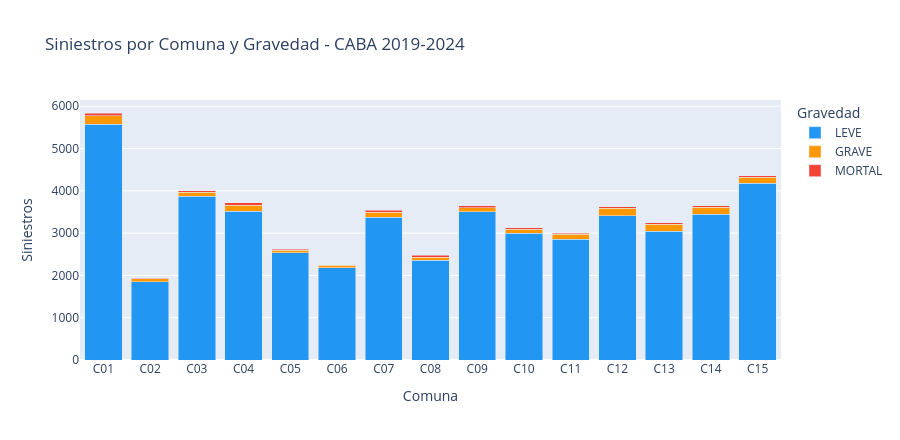

Notebook code for this chart:
### Markdown cell above
##### 2.A - Siniestros por comuna según gravedad

### Code cell
comuna_grav = (df_hechos[df_hechos['n_comuna'].notna()]
    .assign(n_comuna=lambda d: d['n_comuna'].astype(int))
    .groupby(['n_comuna', 'gravedad_siniestro'])
    .size()
    .reset_index(name='cantidad')
    .sort_values('n_comuna')
)
comuna_grav['comuna_label'] = 'C' + comuna_grav['n_comuna'].astype(str).str.zfill(2)

fig = px.bar(
    comuna_grav, x='comuna_label', y='cantidad', color='gravedad_siniestro',
    barmode='stack',
    color_discrete_map={'LEVE': '#2196F3', 'GRAVE': '#FF9800', 'MORTAL': '#F44336', 'SD': '#9E9E9E'},
    category_orders={'gravedad_siniestro': ['LEVE', 'GRAVE', 'MORTAL', 'SD']},
    labels={'comuna_label': 'Comuna', 'cantidad': 'Siniestros', 'gravedad_siniestro': 'Gravedad'},
    title='Siniestros por Comuna y Gravedad - CABA 2019-2024'
)
fig.update_layout(height=440)
fig.show()

### Figure 1 — Plotly figure (JSON) as saved in the notebook; plotly's stock layout.template omitted (floating-point values rounded to 4 significant figures)
{"data": [{"alignmentgroup": "True", "hovertemplate": "Gravedad=LEVE<br>Comuna=%{x}<br>Siniestros=%{y}<extra></extra>", "legendgroup": "LEVE", "marker": {"color": "#2196F3", "pattern": {"shape": ""}}, "name": "LEVE", "offsetgroup": "LEVE", "orientation": "v", "showlegend": true, "textposition": "auto", "type": "bar", "x": ["C01", "C02", "C03", "C04", "C05", "C06", "C07", "C08", "C09", "C10", "C11", "C12", "C13", "C14", "C15"], "xaxis": "x", "y": [5580, 1848, 3870, 3522, 2532, 2177, 3376, 2355, 3500, 2996, 2858, 3414, 3050, 3452, 4175], "yaxis": "y"}, {"alignmentgroup": "True", "hovertemplate": "Gravedad=GRAVE<br>Comuna=%{x}<br>Siniestros=%{y}<extra></extra>", "legendgroup": "GRAVE", "marker": {"color": "#FF9800", "pattern": {"shape": ""}}, "name": "GRAVE", "offsetgroup": "GRAVE", "orientation": "v", "showlegend": true, "textposition": "auto", "type": "bar", "x": ["C01", "C02", "C03", "C04", "C05", "C06", "C07", "C08", "C09", "C10", "C11", "C12", "C13", "C14", "C15"], "xaxis": "x", "y": [196, 68, 94, 134, 60, 61, 114, 75, 101, 93, 112, 171, 158, 161, 147], "yaxis": "y"}, {"alignmentgroup": "True", "hovertemplate": "Gravedad=MORTAL<br>Comuna=%{x}<br>Siniestros=%{y}<extra></extra>", "legendgroup": "MORTAL", "marker": {"color": "#F44336", "pattern": {"shape": ""}}, "name": "MORTAL", "offsetgroup": "MORTAL", "orientation": "v", "showlegend": true, "textposition": "auto", "type": "bar", "x": ["C01", "C02", "C03", "C04", "C05", "C06", "C07", "C08", "C09", "C10", "C11", "C12", "C13", "C14", "C15"], "xaxis": "x", "y": [65, 20, 33, 64, 27, 17, 47, 49, 52, 43, 27, 38, 41, 35, 39], "yaxis": "y"}], "layout": {"barmode": "stack", "height": 440, "legend": {"title": {"text": "Gravedad"}, "tracegroupgap": 0}, "title": {"text": "Siniestros por Comuna y Gravedad - CABA 2019-2024"}, "xaxis": {"anchor": "y", "domain": [0, 1], "title": {"text": "Comuna"}}, "yaxis": {"anchor": "x", "domain": [0, 1], "title": {"text": "Siniestros"}}}}
